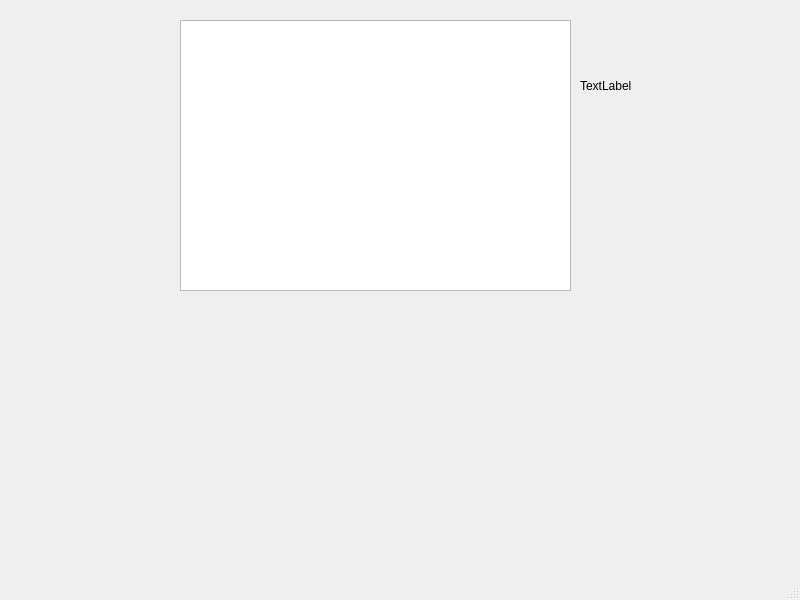
<?xml version="1.0" encoding="UTF-8"?>
<ui version="4.0">
 <class>MainWindow</class>
 <widget class="QMainWindow" name="MainWindow">
  <property name="geometry">
   <rect>
    <x>0</x>
    <y>0</y>
    <width>800</width>
    <height>600</height>
   </rect>
  </property>
  <property name="windowTitle">
   <string>MainWindow</string>
  </property>
  <widget class="QWidget" name="centralwidget">
   <widget class="QTextEdit" name="textEdit">
    <property name="geometry">
     <rect>
      <x>180</x>
      <y>20</y>
      <width>391</width>
      <height>271</height>
     </rect>
    </property>
   </widget>
   <widget class="QLabel" name="ResultLabel">
    <property name="geometry">
     <rect>
      <x>580</x>
      <y>70</y>
      <width>151</width>
      <height>31</height>
     </rect>
    </property>
    <property name="text">
     <string>TextLabel</string>
    </property>
   </widget>
  </widget>
  <widget class="QMenuBar" name="menubar">
   <property name="geometry">
    <rect>
     <x>0</x>
     <y>0</y>
     <width>800</width>
     <height>26</height>
    </rect>
   </property>
  </widget>
  <widget class="QStatusBar" name="statusbar"/>
 </widget>
 <resources/>
 <connections/>
</ui>
